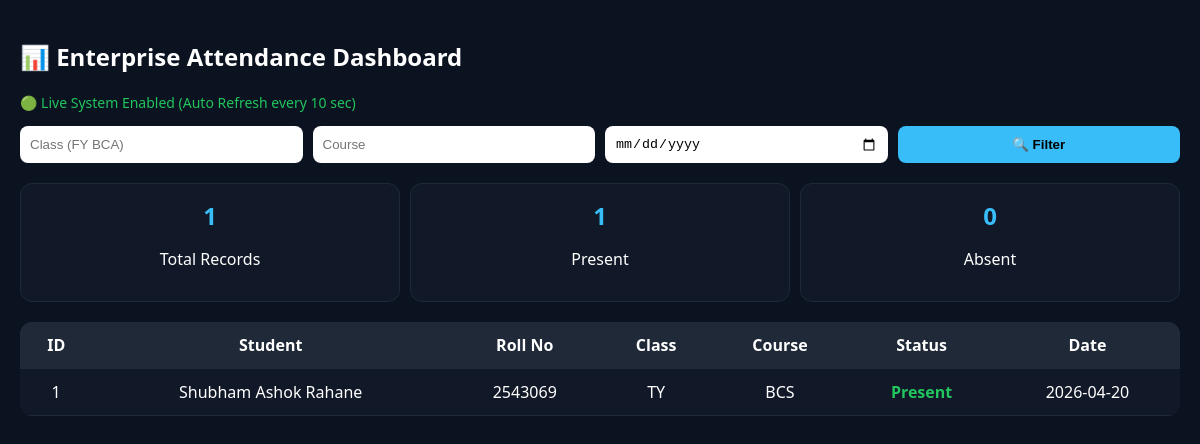
Page /modules/attendance/attendance_reports.php (signed in) on the committed database.
### tables this page shows
CREATE TABLE `attendance` (
  `id` int(11) NOT NULL,
  `student_id` varchar(50) NOT NULL,
  `subject` varchar(100) NOT NULL,
  `status` varchar(20) NOT NULL,
  `date` date NOT NULL,
  `time` time NOT NULL,
  `attendance_percent` float DEFAULT 0,
  `created_at` timestamp NOT NULL DEFAULT current_timestamp()
);

CREATE TABLE `students` (
  `id` int(11) NOT NULL,
  `name` varchar(100) DEFAULT NULL,
  `email` varchar(100) DEFAULT NULL,
  `password` varchar(255) DEFAULT NULL,
  `student_id` varchar(50) DEFAULT NULL,
  `roll_no` varchar(50) DEFAULT NULL,
  `prn_no` varchar(50) DEFAULT NULL,
  `course` varchar(50) DEFAULT NULL,
  `semester` varchar(50) DEFAULT NULL,
  `department` varchar(100) DEFAULT NULL,
  `admission_year` varchar(10) DEFAULT NULL,
  `dob` date DEFAULT NULL,
  `gender` varchar(10) DEFAULT NULL,
  `mobile` varchar(15) DEFAULT NULL,
  `parent_mobile` varchar(15) DEFAULT NULL,
  `address` text DEFAULT NULL,
  `photo` varchar(255) DEFAULT NULL,
  `created_at` timestamp NOT NULL DEFAULT current_timestamp(),
  `class_name` varchar(50) DEFAULT NULL
);

### modules/attendance/attendance_reports.php (the view, shortened to what this page needs)
<?php
include("../../config/db.php");
$class = $_GET['class'] ?? "";
$course = $_GET['course'] ?? "";
$date = $_GET['date'] ?? "";
$sql = "
SELECT
    a.id,
    a.student_id,
    s.name,
    s.roll_no,
    s.class_name,
    s.course,
    a.status,
    a.date
FROM attendance a
JOIN students s ON a.student_id = s.student_id
WHERE 1=1
";
$sql .= " ORDER BY a.date DESC";
$result = $conn->query($sql);
$total = 0;
$present = 0;
$absent = 0;
$temp = $conn->query($sql);
while($r = $temp->fetch_assoc()){
    $total++;
    if(strtolower($r['status']) == "present") $present++;
    else $absent++;
}
?>
<!DOCTYPE html>
<html>
<head>
</head>
<body>
<div class="container">
<h2>📊 Enterprise Attendance Dashboard</h2>
<p class="live">🟢 Live System Enabled (Auto Refresh every 10 sec)</p>
<form method="GET" class="filters">
    <input type="text" name="class" placeholder="Class (FY BCA)" value="<?php echo $class; ?>">
    <input type="text" name="course" placeholder="Course" value="<?php echo $course; ?>">
    <input type="date" name="date" value="<?php echo $date; ?>">
    <button type="submit">🔍 Filter</button>
</form>
<div class="summary">
    <div class="card">
        <h2><?php echo $total; ?></h2>
        <p>Total Records</p>
    </div>
    <div class="card">
        <h2><?php echo $present; ?></h2>
        <p>Present</p>
    </div>
    <div class="card">
        <h2><?php echo $absent; ?></h2>
        <p>Absent</p>
    </div>
</div>
<table>
<tr>
    <th>ID</th>
    <th>Student</th>
    <th>Roll No</th>
    <th>Class</th>
    <th>Course</th>
    <th>Status</th>
    <th>Date</th>
</tr>
<?php while($row = $result->fetch_assoc()) { ?>
<tr>
    <td><?php echo $row['id']; ?></td>
    <td><?php echo $row['name']; ?></td>
    <td><?php echo $row['roll_no']; ?></td>
    <td><?php echo $row['class_name']; ?></td>
    <td><?php echo $row['course']; ?></td>
    <td class="<?php echo strtolower($row['status']); ?>">
        <?php echo $row['status']; ?>
    </td>
    <td><?php echo $row['date']; ?></td>
</tr>
<?php } ?>
</table>
</div>
</body>
</html>

### modules/attendance/attendance_reports.php (style rules this page uses)
body { margin:0; font-family:Segoe UI; background:#0b1220; color:white; }
.container { padding:20px; }
.filters { display:grid; grid-template-columns:repeat(auto-fit,minmax(180px,1fr)); gap:10px; margin-bottom:20px; }
select,input,button { padding:10px; border-radius:8px; border:none; outline:none; }
button { background:#38bdf8; font-weight:bold; cursor:pointer; }
.summary { display:grid; grid-template-columns:repeat(auto-fit,minmax(150px,1fr)); gap:10px; margin-bottom:20px; }
.card { background:#111827; padding:15px; border-radius:12px; text-align:center; border:1px solid #1f2937; }
.card h2 { margin:0; color:#38bdf8; }
table { width:100%; border-collapse:collapse; background:#111827; border-radius:12px; overflow:hidden; }
th,td { padding:12px; text-align:center; border-bottom:1px solid #1f2937; }
th { background:#1f2937; }
.present { color:#22c55e; font-weight:bold; }
.live { color:#22c55e; font-size:14px; }

### rows in the picture
attendance: id "1", students.name "Shubham Ashok Rahane", students.roll_no "2543069", students.class_name "TY", students.course "BCS", status "Present", date "2026-04-20"

### other values in the picture
$total "1"
$present "1"
$absent "0"
